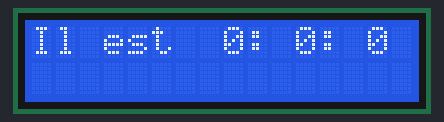
A sketch run on a simulated Arduino Uno, built with avr-gcc and run on an emulated ATmega328P. Shown: 16×2 character LCD.

Above: at 0.1 s.
At 4.1 s:
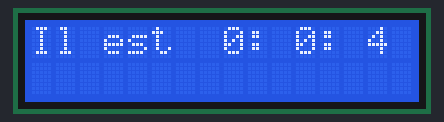
At 9.2 s:
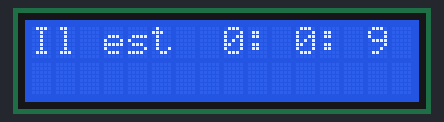
At 19.2 s:
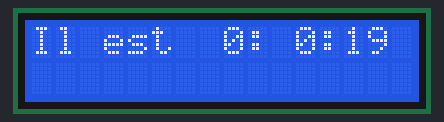
At 28.2 s:
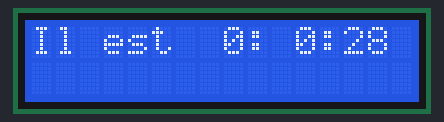
At 38.3 s:
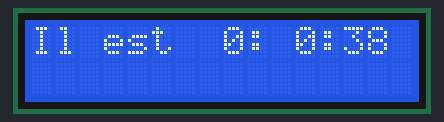

The sketch:

Exercice_horloge.ino
```cpp
#include <LiquidCrystal.h> //on inclut la librairie

// initialise l'écran avec les bonnes broches
// ATTENTION, REMPLACER LES NOMBRES PAR VOS BRANCHEMENTS À VOUS !
LiquidCrystal lcd(8,9,4,5,6,7);

int heures,minutes,secondes;
char message[16] = "";

void setup()
{
  lcd.begin(16, 2); // règle la taille du LCD : 16 colonnes et 2 lignes

  //changer les valeurs pour démarrer à l'heure souhaitée !
  heures = 0;
  minutes = 0;
  secondes = 0;
}

void loop()
{
  //on commence par gérer le temps qui passe...
  if(secondes == 60) //une minutes est atteinte ?
  {
    secondes = 0; //on recompte à partir de 0
    minutes++;
  }
  if(minutes == 60) //une heure est atteinte ?
  {
    minutes = 0;
    heures++;
  }
  if(heures == 24) //une journée est atteinte ?
  {
    heures = 0;
  }

  //met le message dans la chaine à transmettre
  sprintf(message,"Il est %2d:%2d:%2d",heures,minutes,secondes);

  lcd.home();           //met le curseur en position (0;0) sur l'écran

  lcd.write(message);   //envoi le message sur l'écran

  delay(1000);          //attend une seconde
  //une seconde s'écoule...
  secondes++;
}
```

Measured:
- what the display in image 1 shows lasts 1.0 s, from 4.1 s to 5.1 s
